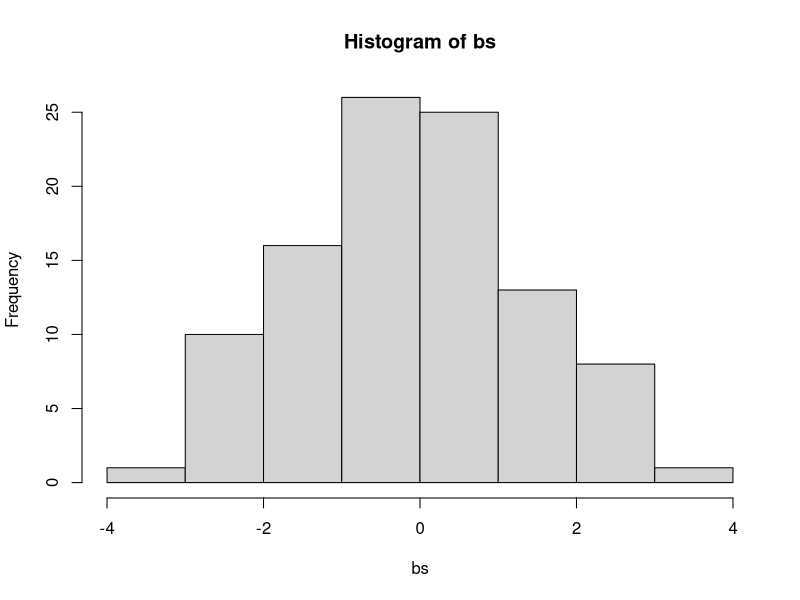
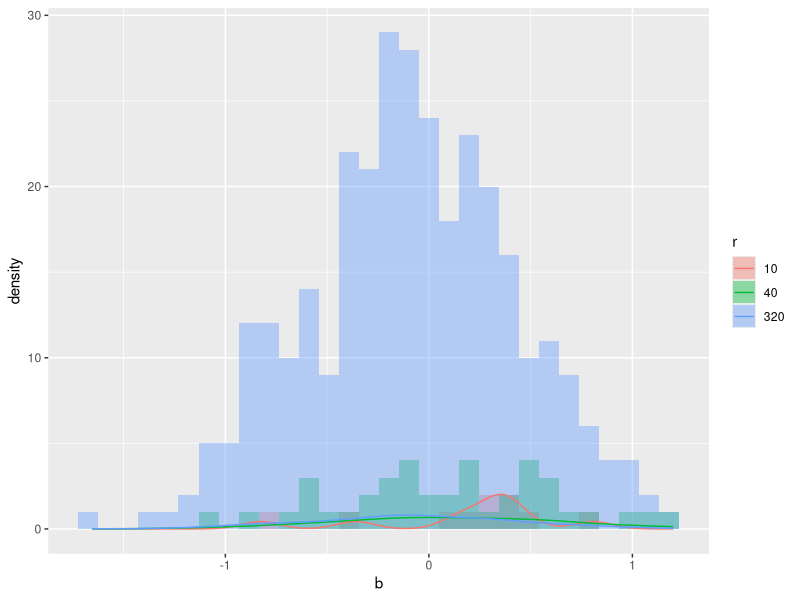

Recreate these plots in R, in order.
library("tidyverse")
library("patchwork")

# 演習課題
set.seed(482)
randoms <- c(rnorm(2000, mean= 0, sd= 5))

# 1
	bs <- sapply(1:100, function(x) {
		return(mean(sample(randoms, 10, replace=T)))
	})
	hist(bs)
	bs.info <- c(
		mean= mean(bs),
		sd= sd(bs)
	)

# 2
	# start*hi^i <= maxe を満たす最大のiを求める
	calc.tosa.times <- function(hi, start, maxe) {
		i <- 0
		while (start*hi^i <= maxe) {
			i <- i+1
		}
		return(i-1)
	}
	
	r <- calc.tosa.times(2, 10, 10240)
	pickrs <- c(10,40,320)
	picks <- list() #r=10, 40, 320の場合のbsを保存する
	bssrs <- c() # 反復回数の列
	bss <- lapply(0:r, function(i) {
		r <- 10*2^i
		l <- sapply(pickrs, function(x) { x == r}) # pickrsの各要素がrと等しいかを表す二値のvector
		
		bs <- sapply(1:r, function(x) {
			return(mean(sample(randoms, 100, replace=T)))
		})
		
		# pickrsにrと等しいものがあればpicksにbsを入れる
		# lapply外の親環境に代入するために<<-を使う
		if (any(l)) {
			print(picks)
			picks <<- append( picks, list(bs)) 
		}
		bssrs <<- append(bssrs, r)
		return(bs)
	})
	bss.means <- sapply(bss, function(bs) {
		return(mean(bs))
	})
	# 各反復回数の平均値
	bss.means <- setNames(bss.means, bssrs)
	print(bss.means)
	
	# lapply(1:length(pickrs), function(i) {
	# 	bs <- picks[[i]]
	# 	r <- pickrs[i]
	# 	hist(bs, add= T)
	# })
	
	# pickrs: vector(3), picks: list<vector>(3) から rowss: list<list<vector(2)>>(3) を作る
	rowss <- lapply(1:length(pickrs), function(i) {
		bs <- picks[[i]]
		r <- pickrs[i]
		v <- lapply(bs, function(b) {
			return(c(r= r, b= b)) # あとでdata.frameにする際の各行に相当
		})
		return(v)
	})
	
	rows <- list_flatten(rowss) # list<list<vector(2)>>(3)をlist<vector(2)>(10+40+320) にする
	df <- dplyr::bind_rows(rows) #data.frameに変換
	df <- transform(df, r= as.factor(as.integer(r))) #r列を整数型そして要因型に変換
	
	ggplot(df, aes(x= b, group= r, fill= r))+
		geom_histogram(alpha=0.4, position="identity")+
		geom_line(stat="density", aes(colour= r))
		# geom_density(aes(colour= r))+
